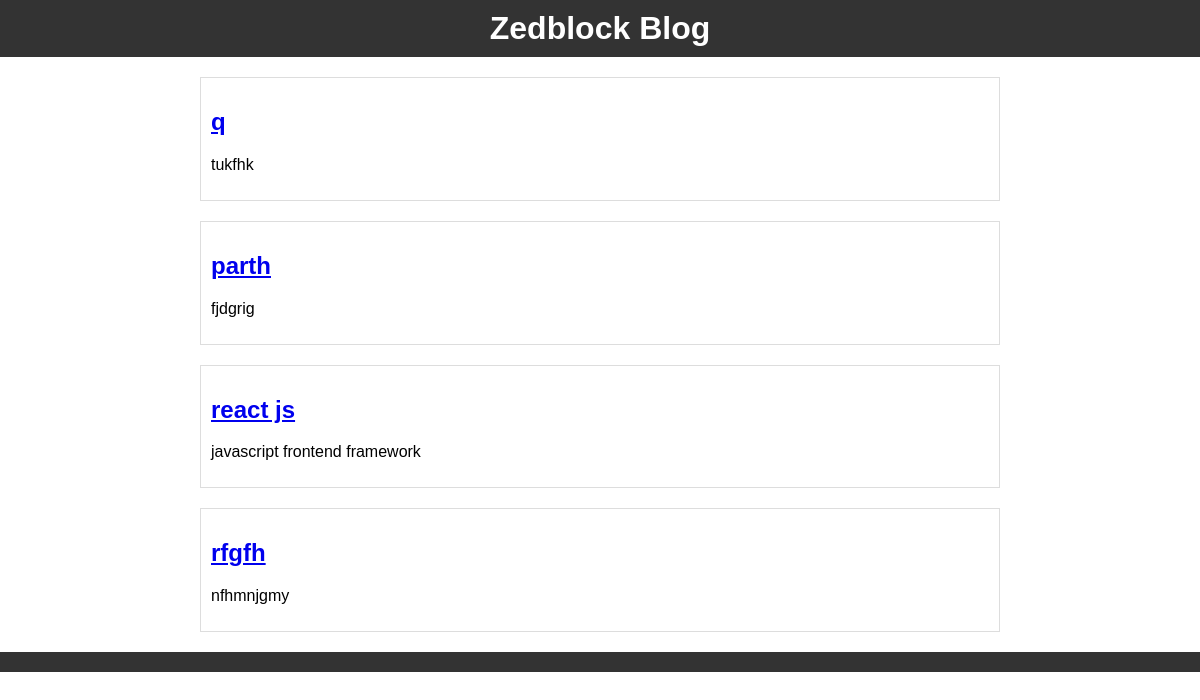
Before: / with the older database file.
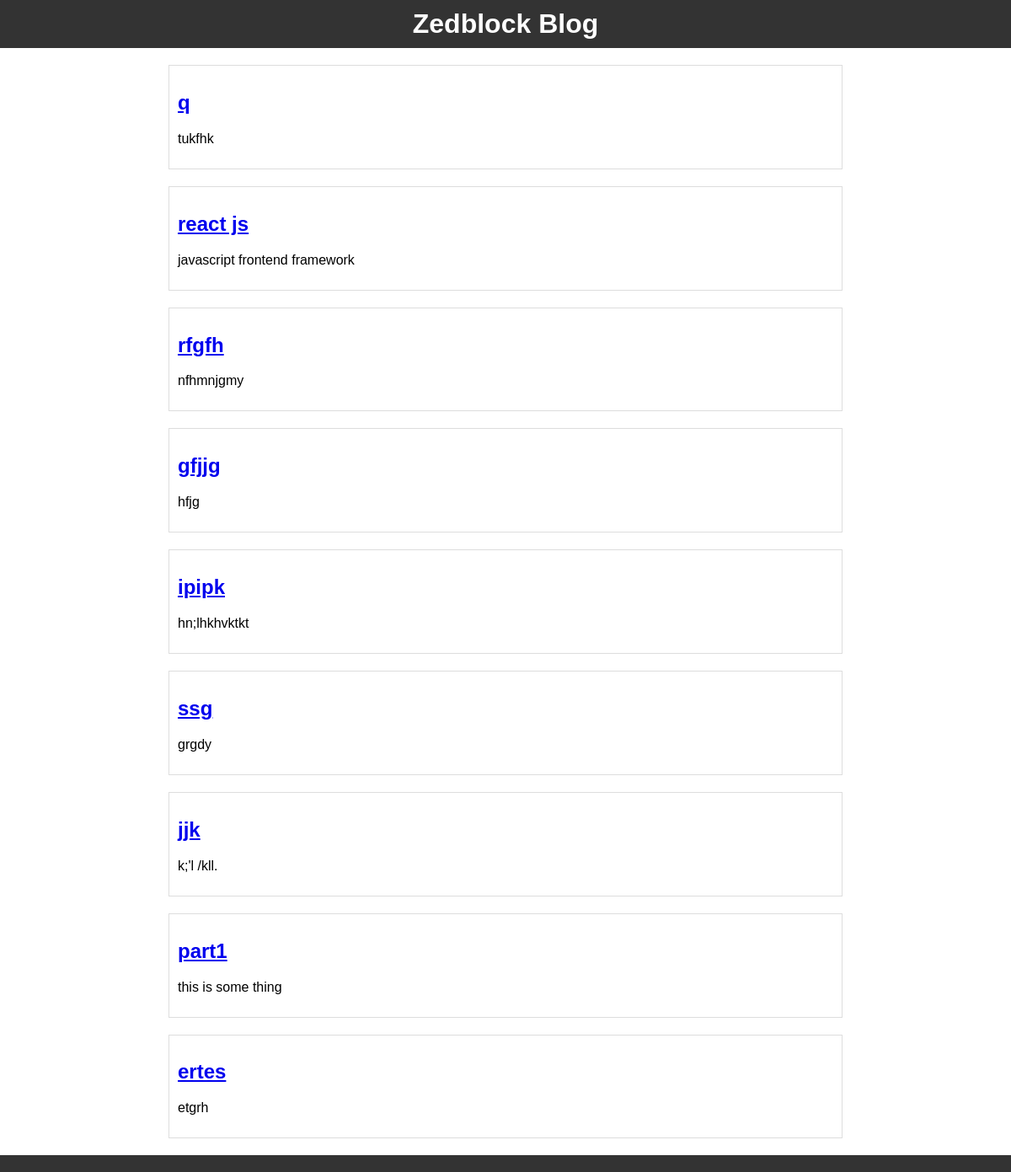
After: the same page with the newer database file.
### blog/models.py (models this page shows, shortened)
class BlogPost(models.Model):
    title = models.CharField(max_length=200)
    content = models.TextField()
    pub_date = models.DateField(auto_now_add=True)

### blog/views.py (the view)
# urls.py: path('', home, name="home"),
def home(request):
    posts = BlogPost.objects.all()
    return render(request, 'index.html', {'posts': posts})

### blog/templates/index.html (shortened to what this page needs)
{% load static %}
<!DOCTYPE html>
<html lang="en">
<head>
    <link rel="stylesheet" href="{% static 'css/styles.css' %}">
</head>
<body>
    <header>
        <h1>Zedblock Blog</h1>
    </header>
    <section class="blog-posts">
        {% for post in posts %}
        <div class="post">
            <h2><a href="{% url 'post_detail' post.id %}">{{ post.title }}</a></h2>
            <p>{{ post.content }}</p>
        </div>
        {% endfor %}
    </section>
    <footer>
    </footer>
</body>
</html>

### blog/static/css/styles.css (style rules this page uses)
body { font-family: Arial, sans-serif; margin: 0; padding: 0; }
header { background-color: #333; color: #fff; padding: 10px; text-align: center; }
h1 { margin: 0; }
.blog-posts { max-width: 800px; margin: 20px auto; }
.post { border: 1px solid #ddd; padding: 10px; margin-bottom: 20px; }
footer { background-color: #333; color: #fff; padding: 10px; text-align: center; }

Changed rows visible on the page:
removed BlogPost: title "parth", content "fjdgrig"
added BlogPost: title "gfjjg", content "hfjg"
added BlogPost: title "ipipk", content "hn;lhkhvktkt"
added BlogPost: title "ssg", content "grgdy"
added BlogPost: title "jjk", content "k;'l /kll."
added BlogPost: title "part1", content "this is some thing"
added BlogPost: title "ertes", content "etgrh"
